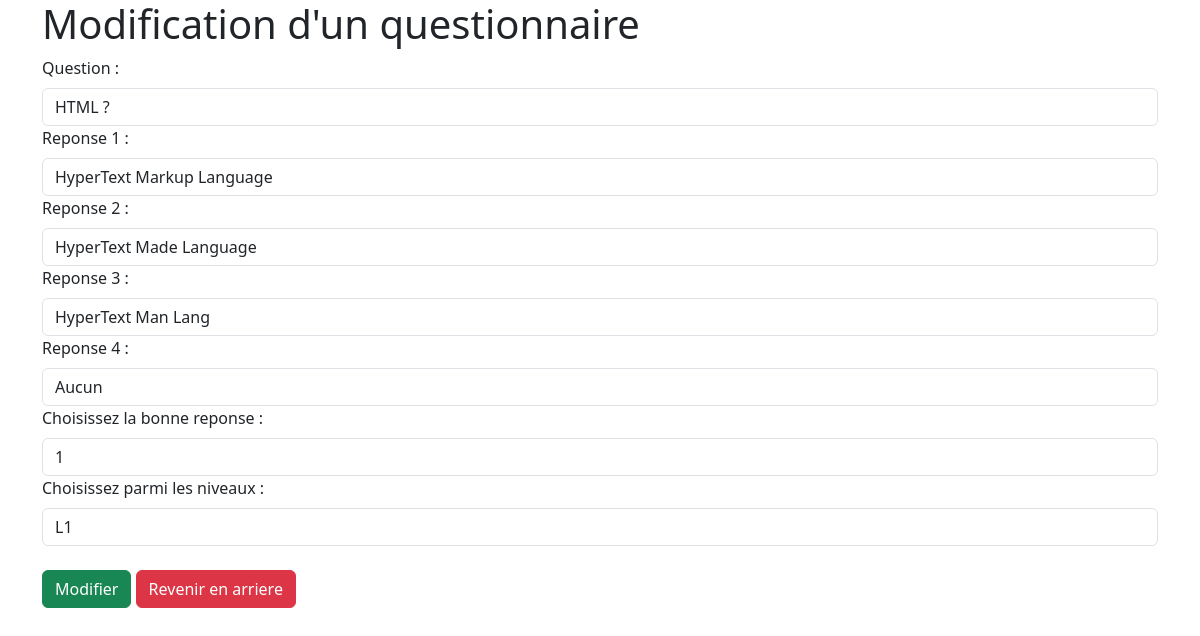
Page /editerAdmin.php?numQuestion=114 on the committed database.
### tables this page shows
CREATE TABLE IF NOT EXISTS `qcm` (
  `numQuestion` int NOT NULL AUTO_INCREMENT,
  `question` varchar(255) NOT NULL,
  `reponse1` varchar(255) NOT NULL,
  `reponse2` varchar(255) NOT NULL,
  `reponse3` varchar(255) NOT NULL,
  `reponse4` varchar(255) NOT NULL,
  `reponse_correcte` int NOT NULL,
  `niveau` varchar(5) NOT NULL,
  PRIMARY KEY (`numQuestion`)
);

### editerAdmin.php (the view, shortened to what this page needs)
<?php
require_once("connection.php");
if (!empty($_GET['numQuestion'])) {
    $numQuestion = strip_tags($_GET['numQuestion']);
    $sql = "SELECT * FROM qcm WHERE numQuestion = :numQuestion";
    $query = $conn->prepare($sql);
    $query->bindValue(':numQuestion', $numQuestion, PDO::PARAM_INT);
    $query->execute();
    $questionnaire = $query->fetch();
} else {
    header('Location:questionAdmin.php');
}
?>
<!DOCTYPE html>
<html lang="fr">
<head>
    <link href="assets/bootstrap/css/bootstrap.min.css" rel="stylesheet">
</head>
<body>
<main class="container">
    <div class="row">
        <section class="col-12">
            <h1>Modification d'un questionnaire</h1>
            <form  method="post" action="">
                <label for="question" class="form-label">Question : </label>
                <input class="form-control" type="text" id="question" placeholder="Saisissez la question " name="question" value="<?= $questionnaire['question']?>" required>
                <label for="reponse1" class="form-label">Reponse 1 : </label>
                <input class="form-control" type="text" id="reponse1" placeholder="Saisissez la premiere reponse " name="reponse1"  value="<?= $questionnaire['reponse1']?>" required>
                <label for="reponse2" class="form-label">Reponse 2 : </label>
                <input class="form-control" type="text" id="reponse2" placeholder="Saisissez la deuxieme reponse " name="reponse2"  value="<?= $questionnaire['reponse2']?>" required>
                <label for="reponse3" class="form-label">Reponse 3 : </label>
                <input class="form-control" type="text" id="reponse3" placeholder="Saisissez la troisieme reponse " name="reponse3"  value="<?= $questionnaire['reponse3']?>" required>
                <label for="reponse4" class="form-label">Reponse 4 : </label>
                <input class="form-control" type="text" id="reponse4" placeholder="Saisissez la quatrieme reponse " name="reponse4"  value="<?= $questionnaire['reponse4']?>" required>
                <label for="reponse_correcte" class="form-label">Choisissez la bonne reponse : </label>
                <select class="form-control" id="reponse_correcte" name="reponse_correcte" >
                    <option value='<?= $questionnaire['reponse_correcte']?>'><?= $questionnaire['reponse_correcte']?></option>
                </select>
                <label for="niveau" class="form-label">Choisissez parmi les niveaux : </label>
                <select class="form-control" id="niveau" name="niveau" >
                    <option value='<?= $questionnaire['niveau']?>'><?= $questionnaire['niveau']?></option>
                </select><br>
                <button type="submit" name="ajout" class="btn btn-success">Modifier</button>
                <button type="button" name="ajout" class="btn btn-danger"><a href="questionAdmin.php" style="text-decoration: none; color: white">Revenir en arriere</button>
            </form>
        </section>
    </div>
</main>
</body>
</html>

### rows in the picture
qcm: question "HTML ?", reponse1 "HyperText Markup Language", reponse2 "HyperText Made Language", reponse3 "HyperText Man Lang", reponse4 "Aucun", reponse_correcte "1", niveau "L1"
